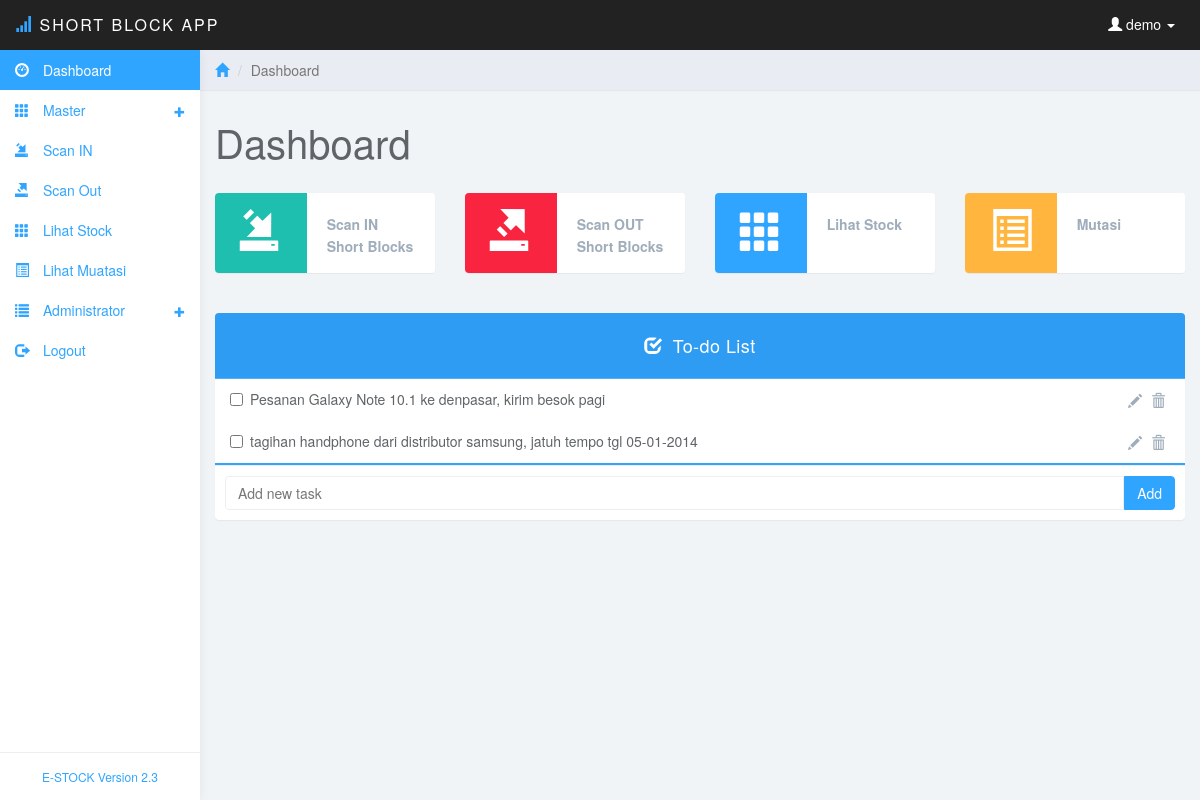
Page /index.php (signed in) on the committed database.
### tables this page shows
CREATE TABLE IF NOT EXISTS `todo` (
  `todo_id` int(11) NOT NULL AUTO_INCREMENT,
  `todo_name` varchar(100) NOT NULL,
  `mark` varchar(3) NOT NULL DEFAULT 'no',
  PRIMARY KEY (`todo_id`)
);

### index.php (the view, shortened to what this page needs)
<?php
include ("koneksi/koneksi.php");
$pengguna=$_SESSION['username'];
?>
<!DOCTYPE html>
<html>
<head>
<link href="css/bootstrap.min.css" rel="stylesheet">
<link href="css/datepicker3.css" rel="stylesheet">
<link href="css/styles.css" rel="stylesheet">
</head>
<body>
	<nav class="navbar navbar-inverse navbar-fixed-top" role="navigation">
		<div class="container-fluid">
			<div class="navbar-header">
				<a class="navbar-brand" href="#"><span class="glyphicon glyphicon-signal"></span> Short Block App<span></span></a>
				<ul class="user-menu">
					<li class="dropdown pull-right">
						<a href="#" class="dropdown-toggle" data-toggle="dropdown"><span class="glyphicon glyphicon-user"></span>
						<?php
						echo " $pengguna";
						?>
						<span class="caret"></span>
						</a>
					</li>
				</ul>
			</div>
		</div>
	</nav>
	<?php
	include("menu.php");
	?>
	<div class="col-sm-9 col-sm-offset-3 col-lg-10 col-lg-offset-2 main">
		<div class="row">
			<ol class="breadcrumb">
				<li><a href="#"><span class="glyphicon glyphicon-home"></span></a></li>
				<li class="active">Dashboard</li>
			</ol>
		</div>
		<div class="row">
			<div class="col-lg-12">
				<h1 class="page-header">Dashboard</h1>
			</div>
		</div>
		<?php
		$qrbrg= mysqli_query($con,"select id_barang from barang");
		$jmlbrg=mysqli_num_rows($qrbrg);
		$qrstok= mysqli_query($con,"select b.id_barang, b.nama_barang,b.satuan, sum(p.stok) as jumlah from barang b left join posisi p on b.id_barang=p.id_barang
								group by b.id_barang
								having sum(p.stok) is null");
		$jmlstok=mysqli_num_rows($qrstok);
		$qrmasuk= mysqli_query($con,"select sum(jumlah) as masuk from transaksi where (jenis_transaksi='Masuk')");
		$dtmasuk=mysqli_fetch_array($qrmasuk);
		$stokmasuk=$dtmasuk['masuk'];
		$qrkeluar= mysqli_query($con,"select sum(jumlah) as keluar from transaksi where (jenis_transaksi='Keluar')");
		$dtkeluar=mysqli_fetch_array($qrkeluar);
		$stokkeluar=$dtkeluar['keluar'];
		echo '
		<div class="row">
			<div class="col-xs-12 col-md-6 col-lg-3">
				<div class="panel panel-teal panel-widget ">
					<div class="row no-padding">
						<a href="transaksi1.php">
						<div class="col-sm-3 col-lg-5 widget-left">
							<em class="glyphicon glyphicon-import glyphicon-l"></em>
						</div>
						</a>
						<div class="col-sm-9 col-lg-7 widget-right">
							<a href="transaksi1.php"><div class="text-muted"><strong>Scan IN Short Blocks</strong></div></a>
						</div>
					</div>
				</div>
			</div>
			<div class="col-xs-12 col-md-6 col-lg-3">
				<div class="panel panel-red panel-widget ">
					<div class="row no-padding">
						<a href="transaksi2.php">
						<div class="col-sm-3 col-lg-5 widget-left">
							<em class="glyphicon glyphicon-export glyphicon-l"></em>
						</div>
						</a>
						<div class="col-sm-9 col-lg-7 widget-right">
							<a href="transaksi2.php"><div class="text-muted"><strong>Scan OUT Short Blocks</strong></div></a>
						</div>
					</div>
				</div>
			</div>
			<div class="col-xs-12 col-md-6 col-lg-3">
				<div class="panel panel-blue panel-widget ">
					<div class="row no-padding">
						<a href="laporan1.php">
						<div class="col-sm-3 col-lg-5 widget-left">
							<em class="glyphicon glyphicon glyphicon-th glyphicon-l"></em>
						</div>
						</a>
						<div class="col-sm-9 col-lg-7 widget-right">
							<a href="laporan1.php"><div class="text-muted"><strong>Lihat Stock</strong></div></a>
						</div>
					</div>
				</div>
			</div>
			<div class="col-xs-12 col-md-6 col-lg-3">
				<div class="panel panel-orange panel-widget">
					<div class="row no-padding">
						<a href="history1.php">
						<div class="col-sm-3 col-lg-5 widget-left">
							<em class="glyphicon glyphicon-list-alt glyphicon-l"></em>
						</div>
						</a>
						<div class="col-sm-9 col-lg-7 widget-right">
							<a href="history1.php"><div class="text-muted"><strong>Mutasi</strong></div></a>
						</div>
					</div>
				</div>
			</div>
			<div class="col-xs-12 col-md-6 col-lg-3">
			</div>
		</div>
							<div class="large">'.$jmlbrg.'</div>
							<div class="large">'.$jmlstok.'</div>
							<div class="large">'.$stokmasuk.'</div>
							<div class="large">'.$stokkeluar.'</div>
		';
		?>
			<div class="panel panel-blue">
					<div class="panel-heading dark-overlay"><span class="glyphicon glyphicon-check"></span>To-do List</div>
					<div class="panel-body">
						<ul class="todo-list">
							<?php
							$qrlist=mysqli_query($con,"select * from todo");
							while($dtlist=mysqli_fetch_array($qrlist))
							{
							echo '
							<li class="todo-list-item">
								<div class="checkbox">
									<input type="checkbox" id="checkbox" />';
									if($dtlist['mark']=="yes")
									{
										echo '<label for="checkbox"><span style="text-decoration:line-through;">'.$dtlist['todo_name'].'</span></label>';
									}
									else
									{
										echo '<label for="checkbox"><span>'.$dtlist['todo_name'].'</span></label>';
									}
							echo '
								</div>
								<div class="pull-right action-buttons">
									<a href="update-todo.php?mode=coret&id='.$dtlist['todo_id'].'"><span class="glyphicon glyphicon-pencil" title="Coret"></span></a>
									<a href="update-todo.php?mode=hapus&id='.$dtlist['todo_id'].'" class="trash"><span class="glyphicon glyphicon-trash" title="Hapus"></span></a>
								</div>
							</li>';
							}
							?>
						</ul>
					</div>
					<div class="panel-footer">
						<form name="from-todo" method="post" action="update-todo.php?mode=baru">
						<div class="input-group">
							<input id="btn-input" type="text" name="pekerjaan" class="form-control input-md" placeholder="Add new task" />
							<span class="input-group-btn">
								<button type="submit" class="btn btn-primary btn-md" id="btn-todo">Add</button>
							</span>
						</div>
						</form>
					</div>
				</div>
	</div>
</body>
</html>

### css/styles.css (style rules this page uses)
body { background: #f1f4f7; padding-top: 50px; color: #5f6468; }
a, a:hover, a:focus { color: #30a5ff; }
h1, h2, h3, h4, h5, h6 { color: #5f6468; }
h1 { font-weight: 300; font-size: 40px; }
.text-muted { color: #9fadbb; }
.no-padding { padding: 0; margin: 0; }
.glyphicon-l { font-size: 3em; }
.form-control { border: 1px solid #eee; box-shadow: none; }
.navbar-header .navbar-brand { color: #fff; font-size: 16px; text-transform: uppercase; font-weight: 500; letter-spacing: 2px; }
.navbar-header .navbar-brand span { color: #30a5ff; }
.btn-primary, .btn-primary:hover, .btn-primary:focus, .btn-primary:active, .btn-primary.active, .open > .dropdown-toggle.btn-primary, .btn-primary.disabled, .btn-primary[disabled], fieldset[disabled] .btn-primary, .btn-primary.disabled:hover, .btn-primary[disabled]:hover, fieldset[disabled] .btn-primary:hover, .btn-primary.disabled:focus, .btn-primary[disabled]:focus, fieldset[disabled] .btn-primary:focus, .btn-primary.disabled:active, .btn-primary[disabled]:active, fieldset[disabled] .btn-primary:active, .btn-primary.disabled.active, .btn-primary[disabled].active, fieldset[disabled] .btn-primary.active { background-color: #30a5ff; border-color: #30a5ff; }
.panel { border: 0; }
.panel-heading { font-size: 18px; font-weight: 300; letter-spacing: 0.025em; height: 66px; line-height: 45px; }
.panel-footer { background: #fff; border-top: 1px solid #eee; }
.panel-widget { padding: 0; position: relative; }
.panel-footer .input-group { padding: 0px; margin: 0 -5px; }
.panel-footer .input-group-btn:last-child>.btn, .panel-footer .input-group-btn:last-child>.btn-group { margin: 0; }
.panel-blue { background: #30a5ff; color: #fff; }
.panel-teal { background: #1ebfae; color: #fff; }
.panel-orange { background: #ffb53e; color: #fff; }
.panel-red { background: #f9243f; color: #fff; }
.panel-blue .panel-heading, .panel-teal .panel-heading, .panel-orange .panel-heading, .panel-red .panel-heading { border-bottom: 1px solid rgba(255, 255, 255, .2); }
.panel-blue .text-muted, .panel-teal .text-muted, .panel-orange .text-muted, .panel-red .text-muted { color: rgba(255, 255, 255, .5); }
.dark-overlay { background: rgba(0, 0, 0, .05); text-align: center; }
.widget-left { height: 80px; padding-top: 15px; text-align: center; border-top-left-radius: 4px; border-bottom-left-radius: 4px; }
.widget-right { text-align: left; line-height: 1.6em; margin: 0px; padding: 20px; height: 80px; color: #999; font-weight: 300; background: #fff; border-top-right-radius: 4px; border-bottom-right-radius: 4px; }
.widget-right .text-muted { color: #9fadbb; }
.panel-blue .widget-left { background: #30a5ff; color: #fff; }
.panel-teal .widget-left { background: #1ebfae; color: #fff; }
.panel-orange .widget-left { background: #ffb53e; color: #fff; }
.panel-red .widget-left { background: #f9243f; color: #fff; }
.panel-widget { background: #fff; }
.navbar { border: 0; }
.user-menu { display: inline-block; margin-top: 14px; margin-right: 10px; float: right; list-style: none; padding: 0; }
.user-menu a { color: #fff; }
@media (min-width: 768px) { .navbar-header { width: 100%; } }
.breadcrumb { border-radius: 0; padding: 10px 15px; background: #e9ecf2; box-shadow: 0 1px 1px rgba(0, 0, 0, .05); margin: 0 ; }
h1.page-header { margin-top: 30px; border-bottom: 0; }
.panel-heading .glyphicon { margin-right: 10px; }
.todo-list-item .glyphicon { margin-right:5px; color: #9fadbb; }
.todo-list { padding: 0; margin: -15px; background: #fff; color: #5f6468; }
#checkbox { margin: 0; }
.todo-list .checkbox { display:inline-block; margin: 0px; }
.todo-list-item { list-style: none; line-height: 0.9; padding: 14px 15px 8px 15px; }

### rows in the picture
todo: todo_name "Pesanan Galaxy Note 10.1 ke denpasar, kirim besok pagi"
todo: todo_name "tagihan handphone dari distributor samsung, jatuh tempo tgl 05-01-2014"

### other values in the picture
$pengguna "demo"
